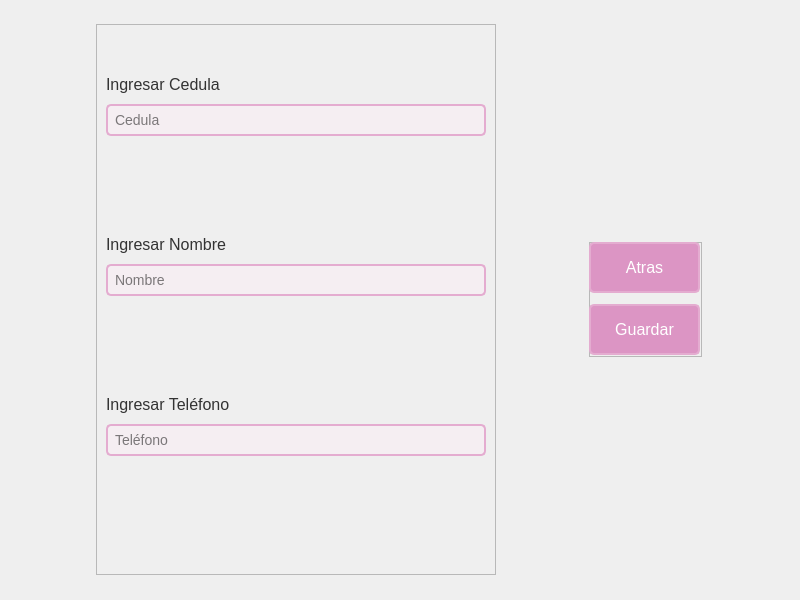
<?xml version="1.0" encoding="UTF-8"?>
<ui version="4.0">
 <class>CrearCliente</class>
 <widget class="QMainWindow" name="CrearCliente">
  <property name="geometry">
   <rect>
    <x>0</x>
    <y>0</y>
    <width>800</width>
    <height>600</height>
   </rect>
  </property>
  <property name="minimumSize">
   <size>
    <width>800</width>
    <height>600</height>
   </size>
  </property>
  <property name="maximumSize">
   <size>
    <width>800</width>
    <height>600</height>
   </size>
  </property>
  <property name="windowTitle">
   <string>Crear Cliente</string>
  </property>
  <property name="windowIcon">
   <iconset>
    <normaloff>../../../recursos/images/icono.ico</normaloff>../../../recursos/images/icono.ico</iconset>
  </property>
  <property name="styleSheet">
   <string notr="true"/>
  </property>
  <property name="iconSize">
   <size>
    <width>100</width>
    <height>100</height>
   </size>
  </property>
  <property name="animated">
   <bool>true</bool>
  </property>
  <widget class="QWidget" name="centralwidget">
   <layout class="QHBoxLayout" name="horizontalLayout">
    <item>
     <widget class="QFrame" name="FrameFormulario">
      <property name="maximumSize">
       <size>
        <width>400</width>
        <height>551</height>
       </size>
      </property>
      <property name="styleSheet">
       <string notr="true">QLineEdit {
    border: 2px solid #e4acd0; /* Borde */
    border-radius: 5px;
    padding: 5px;
    background-color: #f5eef2; /* Fondo */ 
    font-family: Arial, sans-serif;
    font-size: 14px;
}
QLineEdit:hover {
	border: 2px solid rgb(255, 255, 255);
}
QLineEdit:focus {
    border: 2px solid #dc84bc; /* Borde al enfocar */
}

QLabel {
    background-color: transparent; /* Fondo transparente */
    color: #333333; /* Color del texto */
    font-family: Arial, sans-serif; /* Fuente del texto */
    font-size: 16px; /* Tamaño de la letra */
}</string>
      </property>
      <property name="frameShape">
       <enum>QFrame::StyledPanel</enum>
      </property>
      <property name="frameShadow">
       <enum>QFrame::Raised</enum>
      </property>
      <widget class="QLineEdit" name="IngresoCedula">
       <property name="geometry">
        <rect>
         <x>10</x>
         <y>80</y>
         <width>380</width>
         <height>32</height>
        </rect>
       </property>
       <property name="placeholderText">
        <string>Cedula</string>
       </property>
      </widget>
      <widget class="QLineEdit" name="IngresoNombre">
       <property name="geometry">
        <rect>
         <x>10</x>
         <y>240</y>
         <width>380</width>
         <height>32</height>
        </rect>
       </property>
       <property name="placeholderText">
        <string>Nombre</string>
       </property>
      </widget>
      <widget class="QLineEdit" name="IngresoTelefono">
       <property name="geometry">
        <rect>
         <x>10</x>
         <y>400</y>
         <width>380</width>
         <height>32</height>
        </rect>
       </property>
       <property name="placeholderText">
        <string>Teléfono</string>
       </property>
      </widget>
      <widget class="QLabel" name="label">
       <property name="geometry">
        <rect>
         <x>10</x>
         <y>50</y>
         <width>131</width>
         <height>21</height>
        </rect>
       </property>
       <property name="text">
        <string>Ingresar Cedula</string>
       </property>
      </widget>
      <widget class="QLabel" name="label_2">
       <property name="geometry">
        <rect>
         <x>10</x>
         <y>210</y>
         <width>131</width>
         <height>21</height>
        </rect>
       </property>
       <property name="text">
        <string>Ingresar Nombre</string>
       </property>
      </widget>
      <widget class="QLabel" name="label_3">
       <property name="geometry">
        <rect>
         <x>10</x>
         <y>370</y>
         <width>131</width>
         <height>21</height>
        </rect>
       </property>
       <property name="text">
        <string>Ingresar Teléfono</string>
       </property>
      </widget>
     </widget>
    </item>
    <item>
     <widget class="QFrame" name="FrameBotones">
      <property name="maximumSize">
       <size>
        <width>113</width>
        <height>115</height>
       </size>
      </property>
      <property name="styleSheet">
       <string notr="true">QPushButton {
    border: 2px solid #e4acd0;
    border-radius: 5px;
    padding: 8px 16px;
    background-color: #dc95c4; /* Fondo */
    color: #ffffff; /* Color del texto */
    font-family: Arial, sans-serif;
    font-size: 16px;
}

QPushButton:hover {
    background-color: #dc84bc; /* Fondo al pasar el cursor */
}

QPushButton:pressed {
    background-color: #d484b4; /* Fondo al presionar */
}</string>
      </property>
      <property name="frameShape">
       <enum>QFrame::StyledPanel</enum>
      </property>
      <property name="frameShadow">
       <enum>QFrame::Raised</enum>
      </property>
      <widget class="QPushButton" name="BotonAtrasCC">
       <property name="geometry">
        <rect>
         <x>0</x>
         <y>0</y>
         <width>111</width>
         <height>51</height>
        </rect>
       </property>
       <property name="maximumSize">
        <size>
         <width>111</width>
         <height>51</height>
        </size>
       </property>
       <property name="text">
        <string>Atras</string>
       </property>
      </widget>
      <widget class="QPushButton" name="BotonGuardar">
       <property name="geometry">
        <rect>
         <x>0</x>
         <y>62</y>
         <width>111</width>
         <height>51</height>
        </rect>
       </property>
       <property name="maximumSize">
        <size>
         <width>111</width>
         <height>51</height>
        </size>
       </property>
       <property name="text">
        <string>Guardar</string>
       </property>
      </widget>
     </widget>
    </item>
   </layout>
  </widget>
 </widget>
 <resources/>
 <connections/>
</ui>
